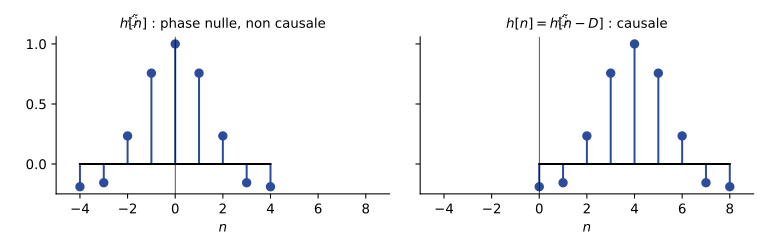

This chart was generated by the following Python code:
"""TSIG1 ch. 5 — Phase linéaire : h~[n] symétrique non causale, puis h[n] = h~[n - D] causale.
D'après les notes de cours [notes, f. 12 r°], redessinée. RIF : sinus cardinal tronqué, longueur 9, D = 4."""
import numpy as np
import matplotlib
matplotlib.use("Agg")
import matplotlib.pyplot as plt
plt.rcParams.update({"font.family": "sans-serif", "font.size": 10, "svg.fonttype": "none"})
D = 4
k = np.arange(-D, D + 1)
ht = np.sinc(k / 2.5)
fig, (a, b) = plt.subplots(1, 2, figsize=(8, 2.6), sharey=True)
a.stem(k, ht, linefmt="#2B4C9B", markerfmt="o", basefmt="k-")
a.set_title(r"$\tilde h[n]$ : phase nulle, non causale", fontsize=10)
b.stem(k + D, ht, linefmt="#2B4C9B", markerfmt="o", basefmt="k-")
b.set_title(r"$h[n] = \tilde h[n - D]$ : causale", fontsize=10)
for ax in (a, b):
    ax.axvline(0, color="k", lw=0.5); ax.set_xlabel("$n$"); ax.set_xlim(-5, 9)
    ax.spines[["top", "right"]].set_visible(False)
fig.tight_layout(); fig.savefig("05-phase-lineaire-rif.svg")
